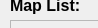
      <widget class="QWidget" name="pgMaps">
       <property name="geometry">
        <rect>
         <x>0</x>
         <y>0</y>
         <width>98</width>
         <height>28</height>
        </rect>
       </property>
       <attribute name="label">
        <string>Maps</string>
       </attribute>
       <widget class="QPushButton" name="btnUp">
        <property name="enabled">
         <bool>false</bool>
        </property>
        <property name="geometry">
         <rect>
          <x>220</x>
          <y>40</y>
          <width>31</width>
          <height>31</height>
         </rect>
        </property>
        <property name="toolTip">
         <string>Move Map Up</string>
        </property>
        <property name="text">
         <string/>
        </property>
        <property name="icon">
         <iconset>
          <normaloff>Images/up.png</normaloff>Images/up.png</iconset>
        </property>
       </widget>
       <widget class="QTableWidget" name="tblAvailable">
        <property name="enabled">
         <bool>false</bool>
        </property>
        <property name="geometry">
         <rect>
          <x>10</x>
          <y>320</y>
          <width>241</width>
          <height>181</height>
         </rect>
        </property>
        <property name="editTriggers">
         <set>QAbstractItemView::NoEditTriggers</set>
        </property>
        <property name="tabKeyNavigation">
         <bool>false</bool>
        </property>
        <property name="showDropIndicator" stdset="0">
         <bool>true</bool>
        </property>
        <property name="dragEnabled">
         <bool>true</bool>
        </property>
        <property name="dragDropOverwriteMode">
         <bool>false</bool>
        </property>
        <property name="dragDropMode">
         <enum>QAbstractItemView::DragDrop</enum>
        </property>
        <property name="defaultDropAction">
         <enum>Qt::MoveAction</enum>
        </property>
        <property name="alternatingRowColors">
         <bool>false</bool>
        </property>
        <property name="selectionMode">
         <enum>QAbstractItemView::SingleSelection</enum>
        </property>
        <property name="selectionBehavior">
         <enum>QAbstractItemView::SelectRows</enum>
        </property>
        <property name="iconSize">
         <size>
          <width>32</width>
          <height>32</height>
         </size>
        </property>
        <property name="cornerButtonEnabled">
         <bool>false</bool>
        </property>
        <property name="rowCount">
         <number>2</number>
        </property>
        <property name="columnCount">
         <number>1</number>
        </property>
        <attribute name="horizontalHeaderVisible">
         <bool>false</bool>
        </attribute>
        <attribute name="horizontalHeaderHighlightSections">
         <bool>false</bool>
        </attribute>
        <attribute name="horizontalHeaderStretchLastSection">
         <bool>true</bool>
        </attribute>
        <attribute name="verticalHeaderVisible">
         <bool>false</bool>
        </attribute>
        <attribute name="verticalHeaderHighlightSections">
         <bool>false</bool>
        </attribute>
        <row>
         <property name="text">
          <string>1</string>
         </property>
        </row>
        <row/>
        <column>
         <property name="text">
          <string>New Column</string>
         </property>
        </column>
        <item row="0" column="0">
         <property name="text">
          <string>Elevation</string>
         </property>
        </item>
        <item row="1" column="0">
         <property name="text">
          <string>Rivers</string>
         </property>
        </item>
       </widget>
       <widget class="QLabel" name="label_7">
        <property name="geometry">
         <rect>
          <x>10</x>
          <y>510</y>
          <width>131</width>
          <height>21</height>
         </rect>
        </property>
        <property name="font">
         <font>
          <pointsize>12</pointsize>
          <weight>75</weight>
          <bold>true</bold>
         </font>
        </property>
        <property name="text">
         <string>Special Maps*:</string>
        </property>
       </widget>
       <widget class="QPushButton" name="btnGH">
        <property name="enabled">
         <bool>false</bool>
        </property>
        <property name="geometry">
         <rect>
          <x>10</x>
          <y>570</y>
          <width>241</width>
          <height>31</height>
         </rect>
        </property>
        <property name="text">
         <string>Grayscale Heightmap</string>
        </property>
       </widget>
       <widget class="QLabel" name="label_5">
        <property name="geometry">
         <rect>
          <x>10</x>
          <y>260</y>
          <width>71</width>
          <height>31</height>
         </rect>
        </property>
        <property name="font">
         <font>
          <pointsize>12</pointsize>
          <weight>75</weight>
          <bold>true</bold>
         </font>
        </property>
        <property name="text">
         <string>Opacity:</string>
        </property>
       </widget>
       <widget class="QSpinBox" name="spnOpacity">
        <property name="enabled">
         <bool>false</bool>
        </property>
        <property name="geometry">
         <rect>
          <x>160</x>
          <y>260</y>
          <width>91</width>
          <height>31</height>
         </rect>
        </property>
        <property name="font">
         <font>
          <family>Open Sans</family>
          <pointsize>12</pointsize>
          <weight>50</weight>
          <bold>false</bold>
         </font>
        </property>
        <property name="minimum">
         <number>1</number>
        </property>
        <property name="maximum">
         <number>255</number>
        </property>
        <property name="value">
         <number>127</number>
        </property>
       </widget>
       <widget class="QPushButton" name="btnSP">
        <property name="enabled">
         <bool>false</bool>
        </property>
        <property name="geometry">
         <rect>
          <x>10</x>
          <y>630</y>
          <width>241</width>
          <height>31</height>
         </rect>
        </property>
        <property name="text">
         <string>Scatter Plot</string>
        </property>
       </widget>
       <widget class="QTableWidget" name="tblMapList">
        <property name="enabled">
         <bool>false</bool>
        </property>
        <property name="geometry">
         <rect>
          <x>10</x>
          <y>20</y>
          <width>201</width>
          <height>171</height>
         </rect>
        </property>
        <property name="editTriggers">
         <set>QAbstractItemView::NoEditTriggers</set>
        </property>
        <property name="tabKeyNavigation">
         <bool>false</bool>
        </property>
        <property name="showDropIndicator" stdset="0">
         <bool>true</bool>
        </property>
        <property name="dragEnabled">
         <bool>true</bool>
        </property>
        <property name="dragDropOverwriteMode">
         <bool>false</bool>
        </property>
        <property name="dragDropMode">
         <enum>QAbstractItemView::DragDrop</enum>
        </property>
        <property name="defaultDropAction">
         <enum>Qt::MoveAction</enum>
        </property>
        <property name="selectionMode">
         <enum>QAbstractItemView::SingleSelection</enum>
        </property>
        <property name="selectionBehavior">
         <enum>QAbstractItemView::SelectRows</enum>
        </property>
        <property name="iconSize">
         <size>
          <width>32</width>
          <height>32</height>
         </size>
        </property>
        <property name="wordWrap">
         <bool>false</bool>
        </property>
        <property name="cornerButtonEnabled">
         <bool>false</bool>
        </property>
        <attribute name="horizontalHeaderVisible">
         <bool>false</bool>
        </attribute>
        <attribute name="horizontalHeaderHighlightSections">
         <bool>false</bool>
        </attribute>
        <attribute name="horizontalHeaderStretchLastSection">
         <bool>true</bool>
        </attribute>
        <attribute name="verticalHeaderVisible">
         <bool>false</bool>
        </attribute>
        <attribute name="verticalHeaderHighlightSections">
         <bool>false</bool>
        </attribute>
        <row>
         <property name="text">
          <string>New Row</string>
         </property>
        </row>
        <row>
         <property name="text">
          <string>New Row</string>
         </property>
        </row>
        <column>
         <property name="text">
          <string>New Column</string>
         </property>
        </column>
        <item row="0" column="0">
         <property name="text">
          <string>Biome</string>
         </property>
        </item>
        <item row="1" column="0">
         <property name="text">
          <string>Ocean</string>
         </property>
        </item>
       </widget>
       <widget class="QLabel" name="label">
        <property name="geometry">
         <rect>
          <x>10</x>
          <y>-10</y>
          <width>81</width>
          <height>31</height>
         </rect>
        </property>
        <property name="font">
         <font>
          <pointsize>12</pointsize>
          <weight>75</weight>
          <bold>true</bold>
         </font>
        </property>
        <property name="text">
         <string>Map List:</string>
        </property>
       </widget>
       <widget class="QPushButton" name="btnSM">
        <property name="enabled">
         <bool>false</bool>
        </property>
        <property name="geometry">
         <rect>
          <x>10</x>
          <y>600</y>
          <width>241</width>
          <height>31</height>
         </rect>
        </property>
        <property name="text">
         <string>Satellite View</string>
        </property>
       </widget>
       <widget class="QLabel" name="lblCurrentMap">
        <property name="enabled">
         <bool>false</bool>
        </property>
        <property name="geometry">
         <rect>
          <x>10</x>
          <y>220</y>
          <width>241</width>
          <height>31</height>
         </rect>
        </property>
        <property name="font">
         <font>
          <pointsize>12</pointsize>
          <weight>75</weight>
          <bold>true</bold>
         </font>
        </property>
        <property name="text">
         <string>Biome</string>
        </property>
       </widget>
       <widget class="QPushButton" name="btnDown">
        <property name="enabled">
         <bool>false</bool>
        </property>
        <property name="geometry">
         <rect>
          <x>220</x>
          <y>140</y>
          <width>31</width>
          <height>31</height>
         </rect>
        </property>
        <property name="toolTip">
         <string>Move Map Down</string>
        </property>
        <property name="text">
         <string/>
        </property>
        <property name="icon">
         <iconset>
          <normaloff>Images/down.png</normaloff>Images/down.png</iconset>
        </property>
       </widget>
       <widget class="QTextBrowser" name="textBrowser_2">
        <property name="geometry">
         <rect>
          <x>10</x>
          <y>670</y>
          <width>241</width>
          <height>111</height>
         </rect>
        </property>
        <property name="font">
         <font>
          <pointsize>10</pointsize>
         </font>
        </property>
        <property name="html">
         <string>&lt;!DOCTYPE HTML PUBLIC &quot;-//W3C//DTD HTML 4.0//EN&quot; &quot;http://www.w3.org/TR/REC-html40/strict.dtd&quot;&gt;
&lt;html&gt;&lt;head&gt;&lt;meta name=&quot;qrichtext&quot; content=&quot;1&quot; /&gt;&lt;style type=&quot;text/css&quot;&gt;
p, li { white-space: pre-wrap; }
&lt;/style&gt;&lt;/head&gt;&lt;body style=&quot; font-family:'MS Shell Dlg 2'; font-size:10pt; font-weight:400; font-style:normal;&quot;&gt;
&lt;p align=&quot;center&quot; style=&quot; margin-top:0px; margin-bottom:0px; margin-left:0px; margin-right:0px; -qt-block-indent:0; text-indent:0px;&quot;&gt;&lt;span style=&quot; font-size:9pt;&quot;&gt;* These Maps will be displayed on their own as they cannot be displayed with other Maps.&lt;/span&gt;&lt;/p&gt;
&lt;p align=&quot;center&quot; style=&quot;-qt-paragraph-type:empty; margin-top:0px; margin-bottom:0px; margin-left:0px; margin-right:0px; -qt-block-indent:0; text-indent:0px; font-size:9pt;&quot;&gt;&lt;br /&gt;&lt;/p&gt;
&lt;p align=&quot;center&quot; style=&quot; margin-top:0px; margin-bottom:0px; margin-left:0px; margin-right:0px; -qt-block-indent:0; text-indent:0px;&quot;&gt;&lt;span style=&quot; font-size:9pt;&quot;&gt;NB: To move Maps between the Lists, simply drag the required Map from one list to the other.&lt;/span&gt;&lt;/p&gt;&lt;/body&gt;&lt;/html&gt;</string>
        </property>
        <property name="textInteractionFlags">
         <set>Qt::NoTextInteraction</set>
        </property>
       </widget>
       <widget class="QLabel" name="label_3">
        <property name="geometry">
         <rect>
          <x>10</x>
          <y>190</y>
          <width>111</width>
          <height>31</height>
         </rect>
        </property>
        <property name="font">
         <font>
          <pointsize>12</pointsize>
          <weight>75</weight>
          <bold>true</bold>
         </font>
        </property>
        <property name="text">
         <string>Current Map:</string>
        </property>
       </widget>
       <widget class="QLabel" name="label_6">
        <property name="geometry">
         <rect>
          <x>10</x>
          <y>290</y>
          <width>141</width>
          <height>21</height>
         </rect>
        </property>
        <property name="font">
         <font>
          <pointsize>12</pointsize>
          <weight>75</weight>
          <bold>true</bold>
         </font>
        </property>
        <property name="text">
         <string>Available Maps:</string>
        </property>
       </widget>
       <widget class="QPushButton" name="btnUpdate">
        <property name="enabled">
         <bool>false</bool>
        </property>
        <property name="geometry">
         <rect>
          <x>220</x>
          <y>90</y>
          <width>31</width>
          <height>31</height>
         </rect>
        </property>
        <property name="toolTip">
         <string>Update Map Display</string>
        </property>
        <property name="text">
         <string/>
        </property>
        <property name="icon">
         <iconset>
          <normaloff>Images/update.png</normaloff>Images/update.png</iconset>
        </property>
       </widget>
       <widget class="QPushButton" name="btnAW">
        <property name="enabled">
         <bool>false</bool>
        </property>
        <property name="geometry">
         <rect>
          <x>10</x>
          <y>540</y>
          <width>241</width>
          <height>31</height>
         </rect>
        </property>
        <property name="text">
         <string>Ancient Map</string>
        </property>
       </widget>
      </widget>
